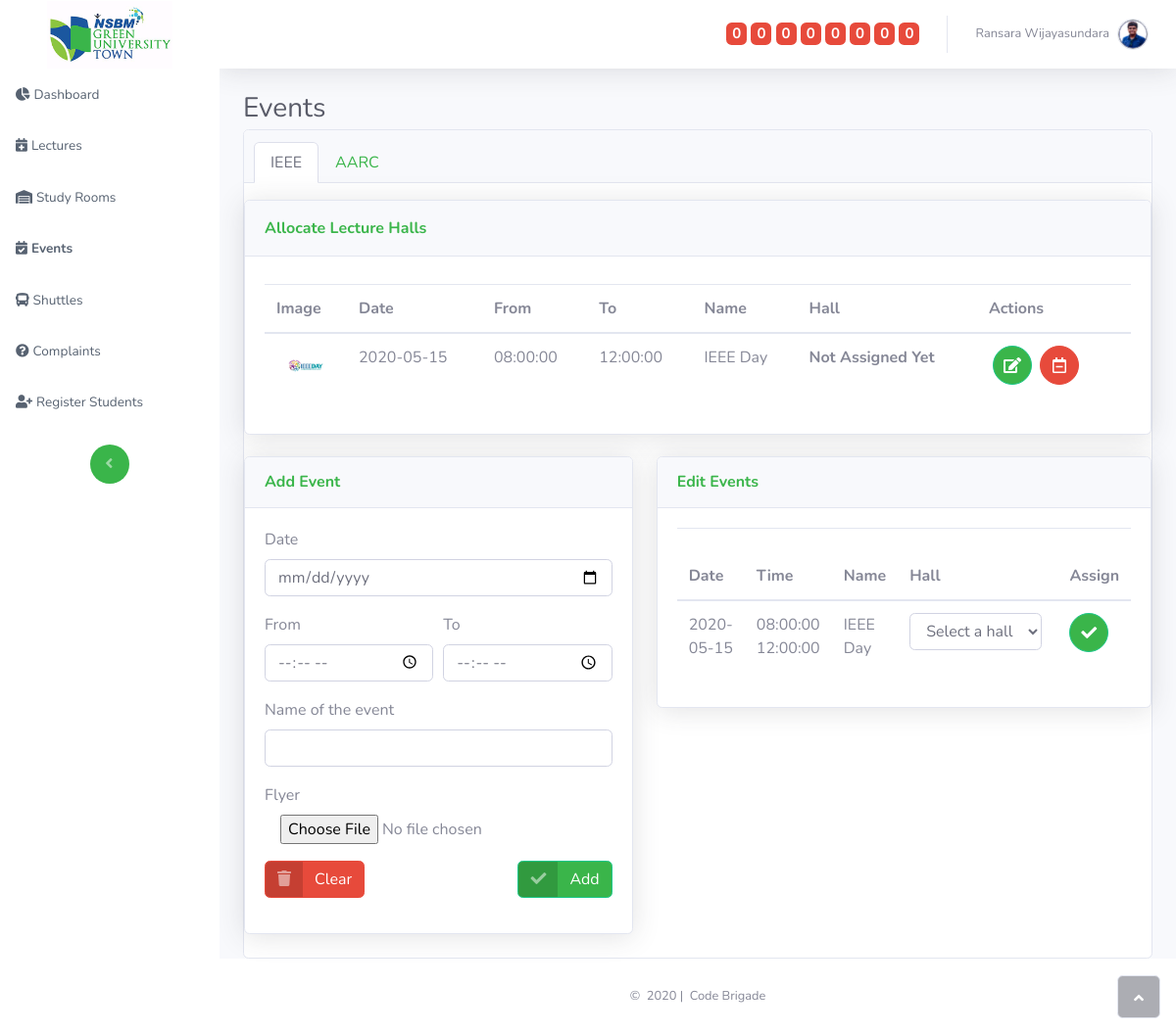
The app's page /events.php (signed in) with its own data.
### tables this page shows
CREATE TABLE `events` (
  `eventID` int(11) NOT NULL,
  `eventClub` varchar(20) NOT NULL,
  `eventDate` date NOT NULL,
  `eventFrom` time NOT NULL,
  `eventTo` time NOT NULL,
  `eventName` varchar(40) NOT NULL,
  `eventImage` varchar(200) NOT NULL,
  `eventStatus` tinyint(1) NOT NULL DEFAULT '1',
  `eventHall` varchar(30) DEFAULT NULL
);

### assets/php/addEvents.php (called while the page is built, shortened)
<?php
                    $update = false;
					$editevDate = '';
					$editevFrom = '';
					$editevTo = '';
					$editevName = '';
?>

### events.php (the view, shortened to what this page needs)
<!DOCTYPE html>
<html>
<head>
    <link rel="stylesheet" href="assets/bootstrap/css/bootstrap.min.css">
    <link rel="stylesheet" href="assets/fonts/fontawesome-all.min.css">
    <link rel="stylesheet" href="assets/css/custom.css">
</head>
<body id="page-top">
<?php require_once "assets/php/addEvents.php"; ?>
    <div id="wrapper">
        <nav class="navbar navbar-dark align-items-start sidebar sidebar-dark accordion bg-gradient-primary p-0">
            <div class="container-fluid d-flex flex-column p-0">
                <a class="navbar-brand d-flex justify-content-center align-items-center sidebar-brand m-0" href="#">
                    <div class="sidebar-brand-text mx-3"><img src="assets/img/nsbmlogo.png" style="height: 69px;"></div>
                </a>
                <ul class="nav navbar-nav text-light" id="accordionSidebar">
                    <li class="nav-item" role="presentation"><a class="nav-link" href="dashboard.php"><i class="fas fa-chart-pie" style="color: rgb(87,98,113);"></i><span style="color: rgb(87,98,113);">Dashboard</span></a></li>
                    <li class="nav-item" role="presentation"><a class="nav-link" href="lectures.php"><i class="fas fa-calendar-plus" style="color: rgb(87,98,113);"></i><span style="color: rgb(87,98,113);">Lectures</span></a></li>
                    <li class="nav-item" role="presentation"><a class="nav-link" href="studyrooms.php"><i class="fas fa-warehouse" style="color: rgb(87,98,113);"></i><span style="color: rgb(87,98,113);">Study Rooms</span></a></li>
                    <li class="nav-item" role="presentation"><a class="nav-link active" href="events.php"><i class="fas fa-calendar-check" style="color: rgb(87,98,113);"></i><span style="color: rgb(87,98,113);">Events</span></a></li>
                    <li class="nav-item" role="presentation"><a class="nav-link" href="shuttles.php"><i class="fas fa-bus" style="color: rgb(87,98,113);"></i><span style="color: rgb(87,98,113);">Shuttles</span></a></li>
                    <li class="nav-item" role="presentation"><a class="nav-link" href="complaints.php"><i class="fas fa-question-circle" style="color: rgb(87,98,113);"></i><span style="color: rgb(87,98,113);">Complaints</span></a></li>
                    <li class="nav-item" role="presentation"><a class="nav-link" href="addstudents.php"><i class="fas fa-user-plus" style="color: rgb(87,98,113);"></i><span style="color: rgb(87,98,113);">Register Students</span></a></li>
                </ul>
                <div class="text-center d-none d-md-inline"><button class="btn rounded-circle border-0" id="sidebarToggle" type="button" style="background-color: rgb(58,181,74);"></button></div>
            </div>
        </nav>
        <div class="d-flex flex-column" id="content-wrapper">
        <?php include "assets/php/headermenu.php";?>
        </div>
        </nav>
        <div class="container-fluid">
            <h3 class="text-dark mb-1">Events</h3>
            <div class="card">
                <div class="card-header">
                    <ul class="nav nav-tabs card-header-tabs" role="tablist">
                        <li class="nav-item"><a class="nav-link active" id="item-1-1-tab" data-toggle="tab" role="tab" aria-controls="item-1-1" aria-selected="true" href="#item-1-1">IEEE</a></li>
                        <li class="nav-item"><a class="nav-link" id="item-1-2-tab" data-toggle="tab" role="tab" aria-controls="item-1-2" aria-selected="false" href="#item-1-2">AARC</a></li>
                    </ul>
                </div>
                <div id="nav-tabContent" class="tab-content">
                    <div id="item-1-1" class="tab-pane fade show active" role="tabpanel" aria-labelledby="item-1-1-tab">
                        <div class="row">
                            <div class="col">
                                <div class="card shadow">
                                    <div class="card-header py-3">
                                        <p class="text-primary m-0 font-weight-bold" style="color: rgb(58,181,74);">Allocate Lecture Halls</p>
                                    </div>
                                    <div class="card-body">
                                        <div class="table-responsive table mt-2" id="dataTable" role="grid" aria-describedby="dataTable_info">
                                        <table class="table dataTable my-0" id="dataTable">
                                            <thead>
                                                    <tr>
                                                        <th>Image</th>
                                                        <th>Date</th>
                                                        <th>From</th>
                                                        <th>To</th>
                                                        <th>Name</th>
                                                        <th>Hall</th>
                                                        <th>Actions</th>
                                                    </tr> </thead>
                                                    <tbody>
                                                    <?php
                                                        global $conn;
                                                        $query = $conn->query("select eventID,eventDate, eventFrom, eventTo, eventName, eventImage,eventHall from events where eventClub='IEEE' AND eventDate >= DATE(NOW()) ORDER BY eventDate,eventFrom ");
				                                        while($rows = $query->fetch_assoc()){
                                                        $evHall = $rows['eventHall'];
                                                        $nullHall = "<strong>Not Assigned Yet</strong>";
			                                            ?>
			                                            <tr>
                                                            <td><img src="assets/images/<?php echo $rows['eventImage'];?>" height="42" width="42"></td>
			                                            	<td><?php echo $rows['eventDate'];?></td>
			                                            	<td><?php echo $rows['eventFrom'];?></td>
                                                            <td><?php echo $rows['eventTo'];?></td>
                                                            <td><?php echo $rows['eventName'];?></td>
                                                            <td><?php if (isset($evHall)) {echo $evHall;} else {echo $nullHall;} ?></td>
                                                            <td><a href="events.php?edit=<?php echo $rows['eventID'];?> "  class="btn btn-success btn-circle ml-1" ><i class="fas fa-edit text-white"></i></a>
                                                            <a href="assets/php/deleteEvent.php?eventID=<?php echo $rows['eventID'];?> " class="btn btn-danger btn-circle ml-1"><i class="far fa-calendar-minus text-white"></a>
                                                            </td>
			                                                </tr>
			                                                <?php } ?>
                                                            </tbody>
                                            </table>
                                        </div>
                                    </div>
                                </div>
                            </div>
                        </div>
                        <div class="row" style="margin-top: 22px;">
                            <div class="col">
                                <div class="card shadow mb-4">
                                    <div class="card-header py-3">
                                    <?php
                                        if($update==true):
                                    ?>
                                                            <h6 class="text-primary font-weight-bold m-0">Update Event</h6>
                                      <?php else: ?>
                                                            <h6 class="text-primary font-weight-bold m-0">Add Event</h6>
                                            <?php endif; ?>
                                    </div>
                                    <div class="card-body">
                                        <div class="form-group">
                                            <form method="post" action="assets/php/addEvents.php" enctype="multipart/form-data">
                                                <div class="form-row">
                                                    <div class="col"><label>Date</label><input class="form-control" type="date" name="addEventDate" required="" value="<?php echo $editevDate?>"></div>
                                                </div>
                                                <div class="form-row" style="margin-top: 17px;">
                                                    <div class="col"><label>From</label><input class="form-control" type="time" name="addEventFrom" required="" value="<?php echo $editevFrom?>"></div>
                                                    <div class="col"><label>To</label><input class="form-control" type="time" name="addEventTo" required="" value="<?php echo $editevTo?>"></div>
                                                </div>
                                                <div class="form-row" style="margin-top: 17px;">
                                                    <div class="col"><label>Name of the event</label><input class="form-control" type="text" name="addEventName" required="" value="<?php echo $editevName?>"></div>
                                                </div>
                                                <div class="form-row" style="margin-top: 17px;">
                                                    <div class="col"><label>Flyer</label><input type="file" style="margin-left: 16px;" name="addEventFlyer"></div>
                                                </div>
                                                <div class="form-row" style="margin-top: 17px;">
                                                    <div class="col">
                                                        <div id="btnwrapperleft"><button class="btn btn-danger btn-icon-split" type="reset"><span class="text-white-50 icon"><i class="fas fa-trash"></i></span><span class="text-white text">Clear</span></button></div>
                                                    </div>
                                                    <div class="col">
                                                    <?php
                                                            if($update==true):
                                                        ?>
                                                                                <div id="btnwrapperright"><button name="update" class="btn btn-success btn-icon-split" type="submit"><span class="text-white-50 icon"><i class="fas fa-check"></i></span><span class="text-white text">Update</span></button></div>
                                                            <?php else: ?>
                                                        <div id="btnwrapperright"><button class="btn btn-success btn-icon-split" name="add" type="submit"><span class="text-white-50 icon"><i class="fas fa-check"></i></span><span class="text-white text">Add</span></button></div>
                                                        <?php endif; ?>                                                    </div>
                                                </div>
                                            </form>
                                        </div>
                                    </div>
                                </div>
                            </div>
                            <div class="col">
                                <div class="card shadow mb-4">
                                    <div class="card-header py-3">
                                        <h6 class="text-primary font-weight-bold m-0">Edit Events</h6>
                                    </div>
                                    <div class="card-body">
                                        <div class="form-group">
                                        <form class="form-inline" method="post" action="assets/php/assignHallEvent.php">
                                            <table class="table dataTable my-0" id="dataTable">
                                            <thead>
                                                    <tr>
                                                        <th>Date</th>
                                                        <th>Time</th>
                                                        <th>Name</th>
                                                        <th>Hall</th>
                                                        <th>&nbsp; &nbsp;Assign</th>
                                                    </tr>
                                                </thead>
                                                <tbody>
                                                <?php
                                                        global $conn;
                                                        $query = $conn->query("select * from events where eventClub='IEEE' AND eventDate >= DATE(NOW()) AND eventHall IS NULL ORDER BY eventDate,eventFrom");
                                                        while($rows = $query->fetch_assoc()){
                                                        ?>
                                                        <tr>
                                                            <td><?php echo $rows['eventDate'];?></td>
                                                            <td><?php echo $rows['eventFrom'];?></br><?php echo $rows['eventTo'];?></td>
                                                            <td><?php echo $rows['eventName'];?></td>
                                                            <td>
                                                            <div class="form-group">
                                                            <select  class="form-control" name="selectedHall" >
                                                                              <option disabled selected value> Select a hall</option>
                                                            </select>
                                                            </div>
                                                            <td><button class="btn btn-success btn-circle ml-1" type="submit"><i class="fas fa-check text-white"></i></button> </td>
                                                            </td>
                                                            </tr><?php } ?>
                                                </tbody>
                                            </table></form>
                                        </div>
                                    </div>
                                </div>
                            </div>
                        </div>
                    </div>
                </div>
            </div>
        </div>
    </div>
    <footer class="bg-white sticky-footer">
        <div class="container my-auto">
            <div class="text-center my-auto copyright"><span>© &nbsp;2020 | &nbsp;Code Brigade</span></div>
        </div>
    </footer>
    </div><a class="border rounded d-inline scroll-to-top" href="#page-top"><i class="fas fa-angle-up"></i></a></div>
</body>
</html>

### assets/css/custom.css (style rules this page uses)
.bg-gradient-primary { background-color: #4e73df; background-image: linear-gradient(180deg,#ffffff 10%,#ffffff); background-size: cover; }
img, svg { display: block; margin: auto; }
.text-primary { color: rgb(58,181,74)!important; }
a { color: #3ab54a; text-decoration: none; background-color: transparent; }
#btnwrapperright { float: right; }
#btnwrapperleft { float: left; }
.btn-success { background-color: #3ab54a; }

### records on screen
events: eventImage (picture), eventDate "2020-05-15", eventFrom "08:00:00", eventTo "12:00:00", eventName "IEEE Day"
